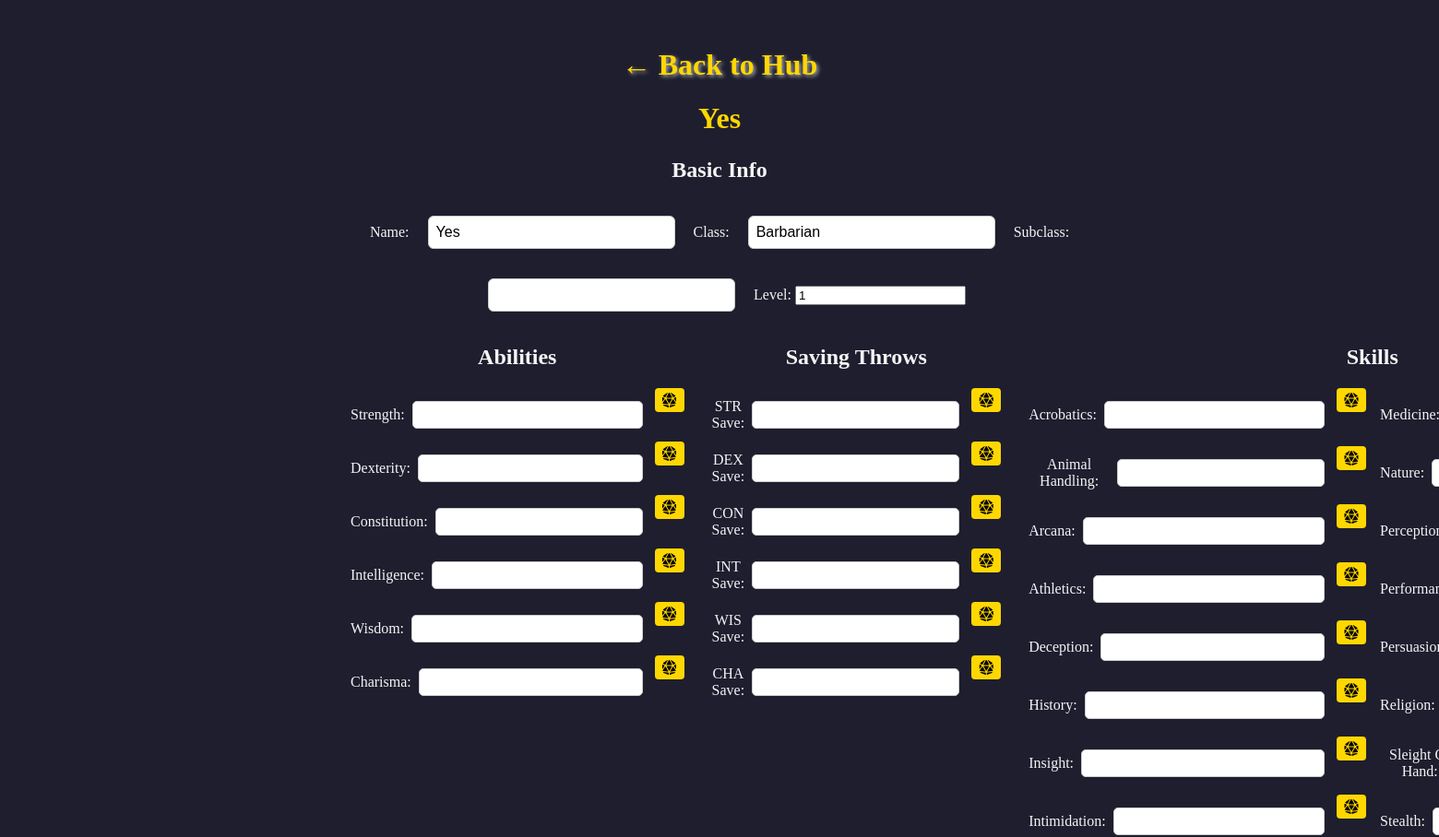
Page /characters/10 (upper part) on the earlier database version.
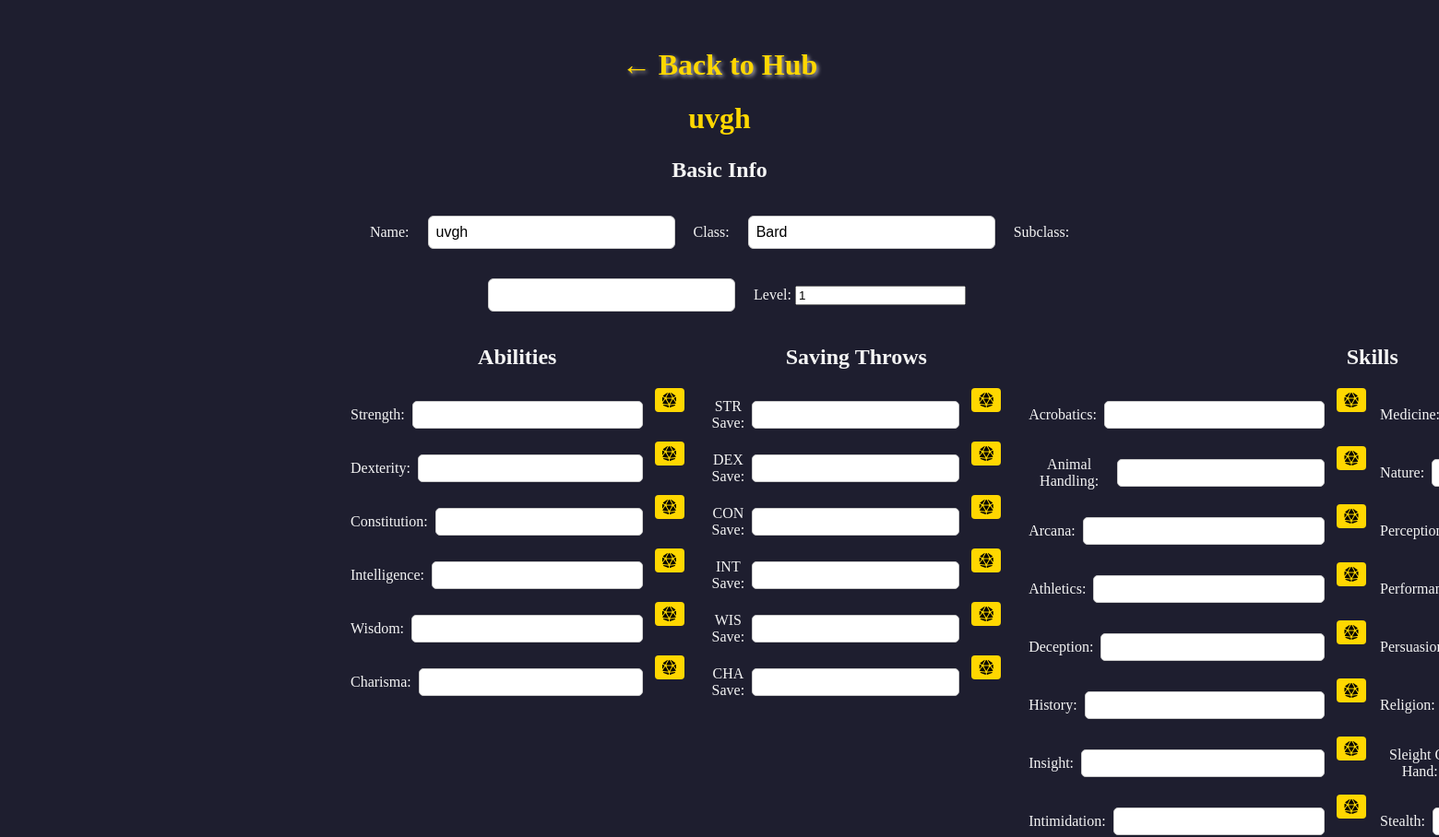
Same page on the later database version.
### models.py (models this page shows, shortened)
class Character(db.Model):
    id = db.Column(db.Integer, primary_key=True)
    name = db.Column(db.String(100), nullable=False)
    data = db.Column(db.Text, nullable=False)
    def get_data(self):
        data = json.loads(self.data)
        for key, value in DEFAULT_CHARACTER_DATA.items():
            if key not in data:
                data[key] = value
            elif isinstance(value, dict):
                for subkey, subvalue in value.items():
                    data[key].setdefault(subkey, subvalue)
        return data

### app.py (the view)
@app.route("/characters/<int:char_id>")
def view_character(char_id):
    character = Character.query.get_or_404(char_id)
    return render_template(
        "character_sheet.html",
        character=character,
        character_data=character.get_data(),
        editable=False
    )

### templates/character_sheet.html (shortened to what this page needs)
<!DOCTYPE html>
<html lang="en">
<head>
    <link rel="stylesheet" href="{{ url_for('static', filename='style.css') }}">
    <link rel="stylesheet" href="https://cdnjs.cloudflare.com/ajax/libs/font-awesome/6.5.0/css/all.min.css">
</head>
<body>
    <h2><a href="{{ url_for('characters_hub') }}">← Back to Hub</a></h2>
    <h1>{{ character.name }}</h1>
    <form id="characterForm">
        <section>
            <h2>Basic Info</h2>
            <label>Name: <input type="text" name="name" value="{{ character.name }}"></label>
            <label>Class: <input type="text" name="class_name"
                    value="{{ character_data.get('class_name', '') }}"></label>
            <label>Subclass: <input type="text" name="subclass"
                    value="{{ character_data.get('subclass', '') }}"></label>
            <label>Level: <input type="number" name="level" value="{{ character_data.get('level', 1) }}"></label>
        </section>
        <div class="abilities-container">
            <section class="abilities">
                <h2>Abilities</h2>
                <label>
                    Strength: <input type="number" name="strength">
                    <button type="button" class="roll-btn" data-mod="{{ character_data.get('strength', 0) }}"><i
                            class="fa-solid fa-dice-d20"></i></button>
                </label>
                <label>
                    Dexterity: <input type="number" name="dexterity">
                    <button type="button" class="roll-btn" data-mod="{{ character_data.get('dexterity', 0) }}"><i
                            class="fa-solid fa-dice-d20"></i></button>
                </label>
                <label>
                    Constitution: <input type="number" name="constitution">
                    <button type="button" class="roll-btn" data-mod="{{ character_data.get('constitution', 0) }}"><i
                            class="fa-solid fa-dice-d20"></i></button>
                </label>
                <label>
                    Intelligence: <input type="number" name="intelligence">
                    <button type="button" class="roll-btn" data-mod="{{ character_data.get('intelligence', 0) }}"><i
                            class="fa-solid fa-dice-d20"></i></button>
                </label>
                <label>
                    Wisdom: <input type="number" name="wisdom">
                    <button type="button" class="roll-btn" data-mod="{{ character_data.get('wisdom', 0) }}"><i
                            class="fa-solid fa-dice-d20"></i></button>
                </label>
                <label>
                    Charisma: <input type="number" name="charisma">
                    <button type="button" class="roll-btn" data-mod="{{ character_data.get('charisma', 0) }}"><i
                            class="fa-solid fa-dice-d20"></i></button>
                </label>
            </section>
            <section class="saving-throws">
                <h2>Saving Throws</h2>
                <label>
                    STR Save: <input type="number" name="str_save">
                    <button type="button" class="roll-btn" data-mod="{{ character_data.get('str_save', 0) }}"><i
                            class="fa-solid fa-dice-d20"></i></button>
                </label>
                <label>
                    DEX Save: <input type="number" name="dex_save">
                    <button type="button" class="roll-btn" data-mod="{{ character_data.get('dex_save', 0) }}"><i
                            class="fa-solid fa-dice-d20"></i></button>
                </label>
                <label>
                    CON Save: <input type="number" name="con_save">
                    <button type="button" class="roll-btn" data-mod="{{ character_data.get('con_save', 0) }}"><i
                            class="fa-solid fa-dice-d20"></i></button>
                </label>
                <label>
                    INT Save: <input type="number" name="int_save">
                    <button type="button" class="roll-btn" data-mod="{{ character_data.get('int_save', 0) }}"><i
                            class="fa-solid fa-dice-d20"></i></button>
                </label>
                <label>
                    WIS Save: <input type="number" name="wis_save">
                    <button type="button" class="roll-btn" data-mod="{{ character_data.get('wis_save', 0) }}"><i
                            class="fa-solid fa-dice-d20"></i></button>
                </label>
                <label>
                    CHA Save: <input type="number" name="cha_save">
                    <button type="button" class="roll-btn" data-mod="{{ character_data.get('cha_save', 0) }}"><i
                            class="fa-solid fa-dice-d20"></i></button>
                </label>
            </section>
            <section class="skills">
                <h2>Skills</h2>
                <div class="skills-container">
                    <div class="skills-column">
                        <label>
                            Acrobatics: <input type="number" name="acrobatics">
                            <button type="button" class="roll-btn"
                                data-mod="{{ character_data.get('acrobatics', 0) }}"><i
                                    class="fa-solid fa-dice-d20"></i></button>
                        </label>
                        <label>
                            Animal Handling: <input type="number" name="animal_handling">
                            <button type="button" class="roll-btn"
                                data-mod="{{ character_data.get('animal_handling', 0) }}"><i
                                    class="fa-solid fa-dice-d20"></i></button>
                        </label>
                        <label>
                            Arcana: <input type="number" name="arcana">
                            <button type="button" class="roll-btn" data-mod="{{ character_data.get('arcana', 0) }}"><i
                                    class="fa-solid fa-dice-d20"></i></button>
                        </label>
                        <label>
                            Athletics: <input type="number" name="athletics">
                            <button type="button" class="roll-btn"
                                data-mod="{{ character_data.get('athletics', 0) }}"><i
                                    class="fa-solid fa-dice-d20"></i></button>
                        </label>
                        <label>
                            Deception: <input type="number" name="deception">
                            <button type="button" class="roll-btn"
                                data-mod="{{ character_data.get('deception', 0) }}"><i
                                    class="fa-solid fa-dice-d20"></i></button>
                        </label>
                        <label>
                            History: <input type="number" name="history">
                            <button type="button" class="roll-btn" data-mod="{{ character_data.get('history', 0) }}"><i
                                    class="fa-solid fa-dice-d20"></i></button>
                        </label>
                        <label>
                            Insight: <input type="number" name="insight">
                            <button type="button" class="roll-btn" data-mod="{{ character_data.get('insight', 0) }}"><i
                                    class="fa-solid fa-dice-d20"></i></button>
                        </label>
                        <label>
                            Intimidation: <input type="number" name="intimidation">
                            <button type="button" class="roll-btn"
                                data-mod="{{ character_data.get('intimidation', 0) }}"><i
                                    class="fa-solid fa-dice-d20"></i></button>
                        </label>
                    </div>
                    <div class="skills-column">
                        <label>
                            Medicine: <input type="number" name="medicine">
                        </label>
                        <label>
                            Nature: <input type="number" name="nature">
                        </label>
                        <label>
                            Perception: <input type="number" name="perception">
                        </label>
                        <label>
                            Performance: <input type="number" name="performance">
                        </label>
                        <label>
                            Persuasion: <input type="number" name="persuasion">
                        </label>
                        <label>
                            Religion: <input type="number" name="religion">
                        </label>
                        <label>
                            Sleight Of Hand: <input type="number" name="sleight_of_hand">
                        </label>
                        <label>
                            Stealth: <input type="number" name="stealth">
                        </label>
                    </div>
                </div>
            </section>
        </div>
    </form>
</body>

### static/style.css (style rules this page uses)
body { background: #1e1e2f; color: #f4f4f4; font-family: 'Georgia', serif; padding: 2rem; max-width: 800px; margin: auto; text-align: center; }
a { color: #ffd700; text-decoration: none; font-size: 2rem; text-shadow: 2px 2px 4px rgba(255, 255, 255, 0.6); transition: color 0.3s ease, text-shadow 0.3s ease; }
button { background: #643173; border: none; color: #fff; padding: 0.7rem 1.2rem; font-size: 1.1rem; border-radius: 8px; cursor: pointer; margin-bottom: 2rem; }
form { margin-bottom: 2rem; }
input[type="text"] { padding: 0.5rem; margin: 1rem; font-size: 1rem; border-radius: 6px; border: 1px solid #ccc; width: 250px; }
.abilities-container { display: flex; justify-content: space-between; gap: 30px; margin-bottom: 30px; }
.abilities, .saving-throws, .skills { display: flex; flex-direction: column; }
.abilities label, .saving-throws label, .skills label, .attacks-spells label { display: flex; align-items: center; gap: 8px; }
.abilities input, .saving-throws input, .skills input, .attacks-spells input { flex: 1; padding: 5px 8px; border-radius: 5px; border: 1px solid #ccc; font-size: 1rem; }
.skills { flex: 1; display: flex; flex-direction: column; }
.skills-container { display: flex; gap: 15px; }
.skills-column { display: flex; flex-direction: column; gap: 5px; }
.roll-btn, .roll-damage-btn { margin-left: 5px; cursor: pointer; background: #ffd700; border: none; border-radius: 4px; color: #000; padding: 5px 8px; display: flex; align-items: center; justify-content: center; font-size: 1rem; transition: background 0.2s; }
h1 { font-size: 2rem; margin-bottom: 1.5rem; color: #ffd700; }

Differences in the rows shown:
changed Character: name "Yes" → "uvgh"
Other differences:
form field class_name: "Barbarian" → "Bard"
